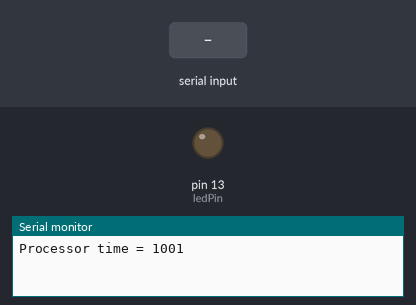
A sketch run on a simulated Arduino Uno, built with avr-gcc and run on an emulated ATmega328P. Parts: output pins drawn as LEDs (lit = HIGH), the last lines printed to the serial monitor. The test bench sets the inputs (shaded band).

Above: at 1.2 s.
1.3 s: "1" received over Serial
At 2.5 s:
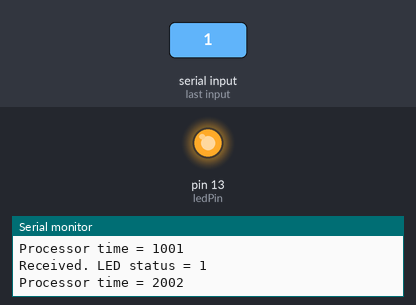
2.8 s: "0" received over Serial
At 3.6 s:
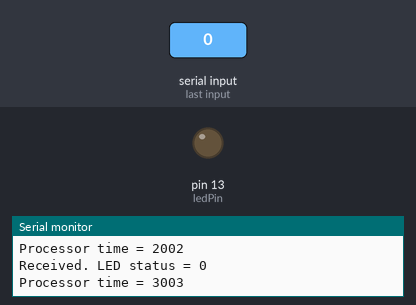
Timing chart, 0 to 5.8 s (numbered marks = the images above; inputs shaded):
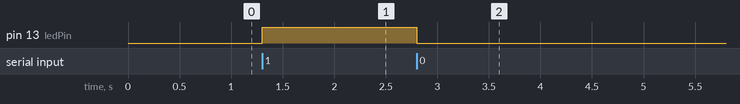

The sketch:

ArduinoCode.ino
```cpp
const uint8_t ledPin = LED_BUILTIN;
uint32_t interval = 1000;
uint32_t previousMillis = 0;

void setup() {
  Serial.begin(9600);
  pinMode(ledPin, OUTPUT);
  digitalWrite(ledPin, LOW);
}

void loop() {
  uint32_t currentMillis = millis();
  if(currentMillis - previousMillis > interval) {
    previousMillis = currentMillis;
    Serial.println("Processor time = " + String(currentMillis));
  }
}

void serialEvent() {
  while (Serial.available()) {
    char state = (char)Serial.read();
    if(state == '0') {
      digitalWrite(ledPin, 0);
    } else if(state == '1') {
      digitalWrite(ledPin, 1);
    }

    Serial.println("Received. LED status = " + String(state));
  }
}
```

Measured:
- after the input at 1.3 s, pin 13 (ledPin): LOW → HIGH at once
- after the input at 2.8 s, pin 13 (ledPin): HIGH → LOW at once
